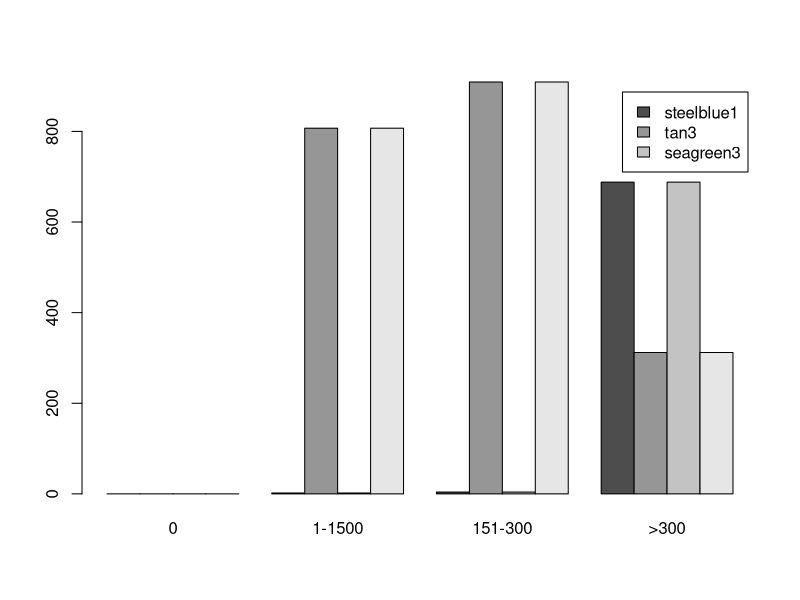
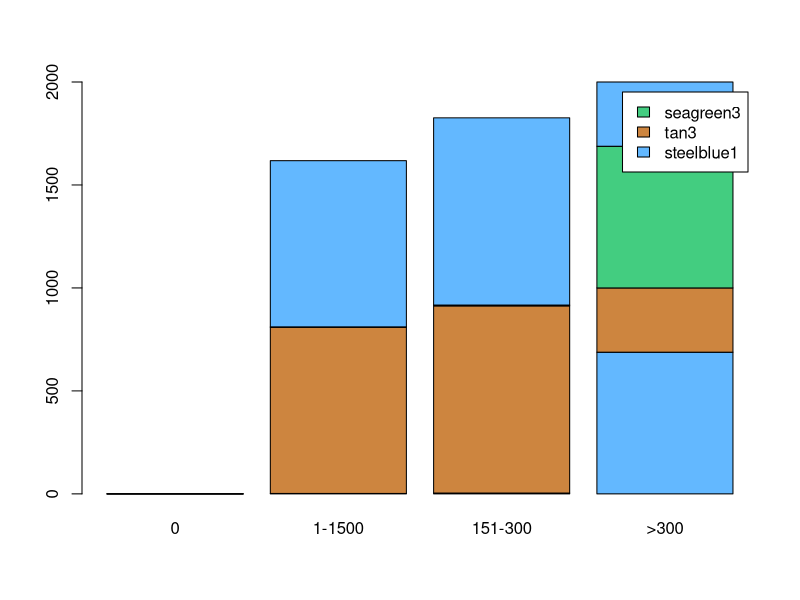
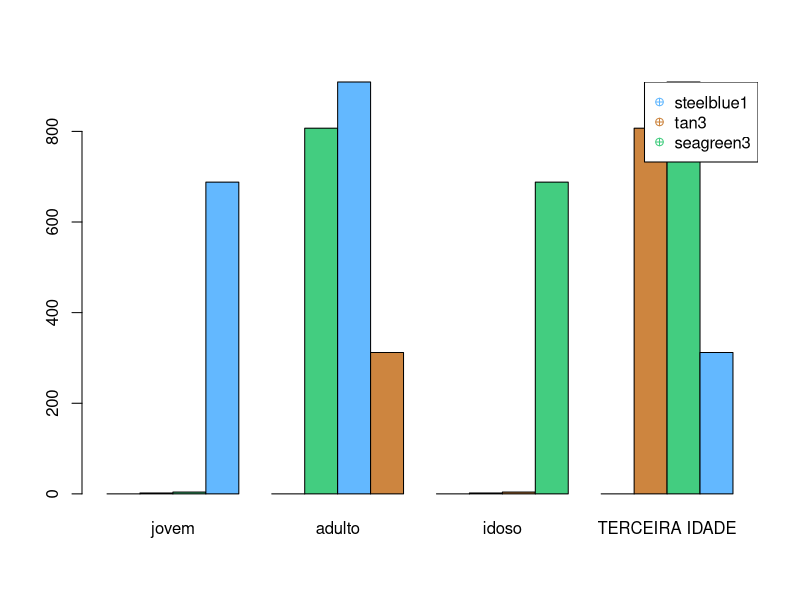
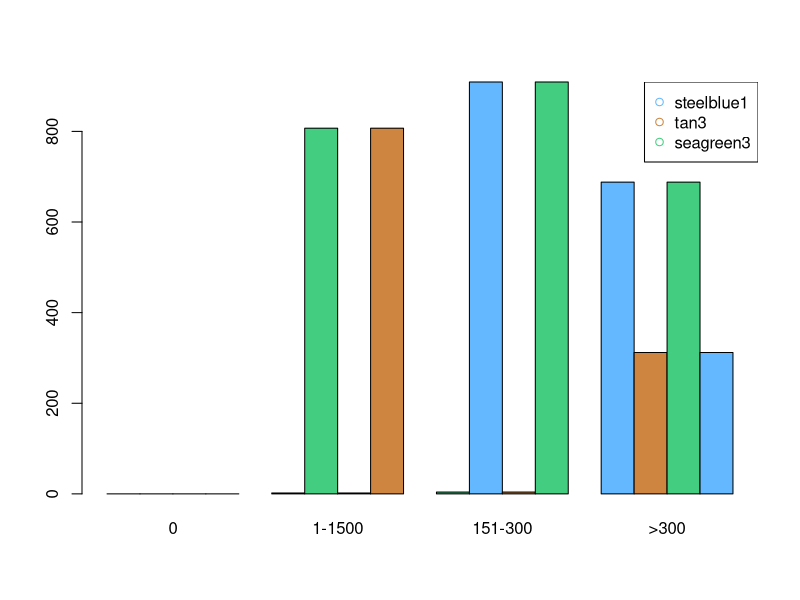
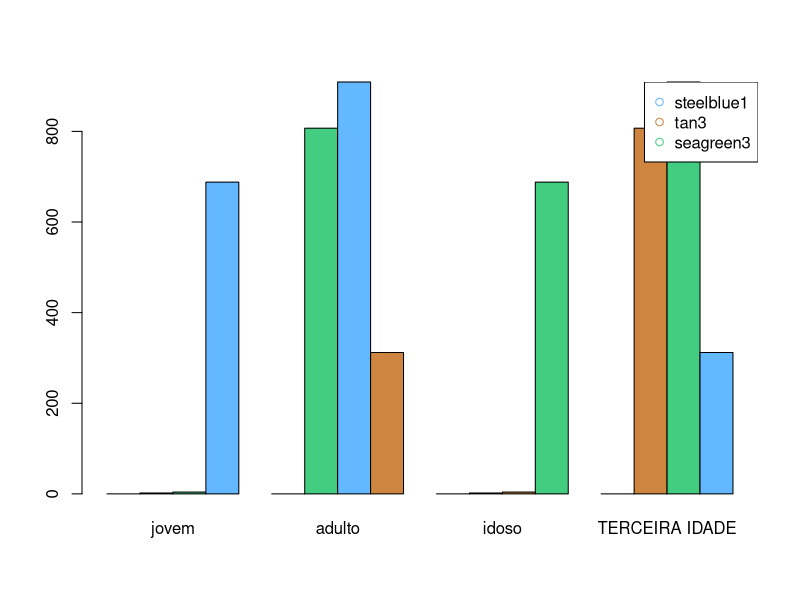
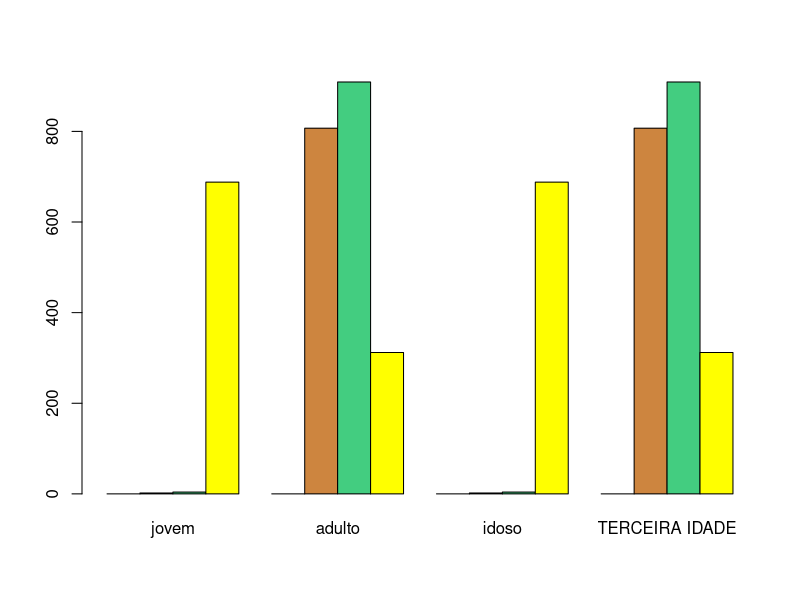

Write the R code that produced these figures, in order.

getwd()

#numero de carros num estacionamento

cars = matrix(c(0,2,4,688,0,807,909,312),  nr=4, nc=4, byrow = T )
cars


#nomeando linhas e colunas
colnames(cars) <-c("0","1-1500","151-300",">300")
cars
rownames(cars) <-c("jovem","adulto","idoso","TERCEIRA IDADE")
cars

colors()

barplot(cars,  beside = T, legend =  c("steelblue1","tan3","seagreen3"))

barplot(cars, col = c("steelblue1","tan3","seagreen3"), legend =  c("steelblue1","tan3","seagreen3"))

 



barplot(t(cars), beside = T, col= c("steelblue1","tan3","seagreen3"))
legend("topright", pch = 10,col = c("steelblue1","tan3","seagreen3"), legend =  c("steelblue1","tan3","seagreen3") )

barplot(cars, beside = T ,col = c("steelblue1","tan3","seagreen3") )
legend("topright", pch = 1,col = c("steelblue1","tan3","seagreen3"), legend =  c("steelblue1","tan3","seagreen3") )


barplot(t(cars), beside = T, col = c("steelblue1","tan3","seagreen3"))
legend("topright", pch = 1,col = c("steelblue1","tan3","seagreen3"), legend =  c("steelblue1","tan3","seagreen3") )


t(cars)
barplot(t(cars), beside = T, col = c("steelblue1","tan3","seagreen3","yellow1"))
        
